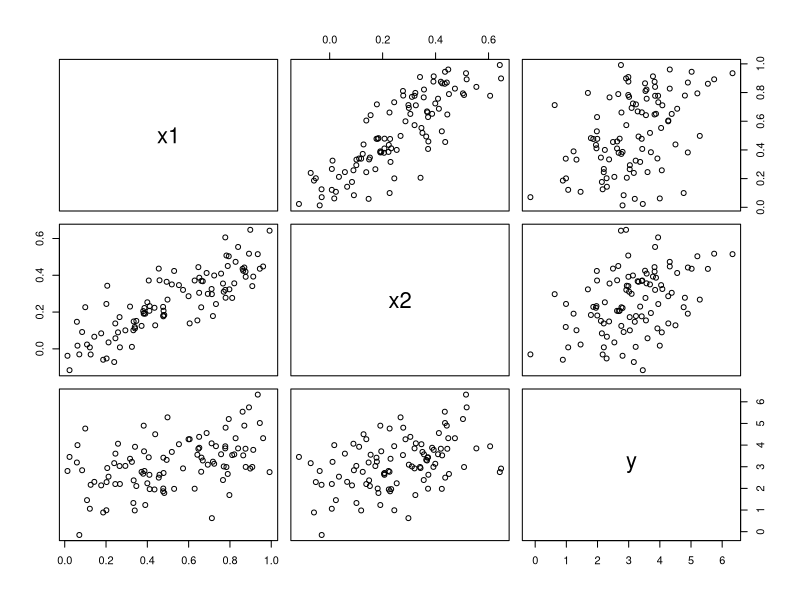

Reproduce this figure in R.
## ---- chunk 1
set.seed(1)
x1 <- runif(100)
x2 <- 0.5*x1 + rnorm(100)/10
y <- 2 + 2*x1 + 0.3*x2 + rnorm(100)
## ---- chunk 2
cor(x1, x2)
pairs(data.frame(x1 = x1, x2 = x2, y = y))
## ---- chunk 3
lm1 <- lm(y ~ x1 + x2)
summary(lm1)
